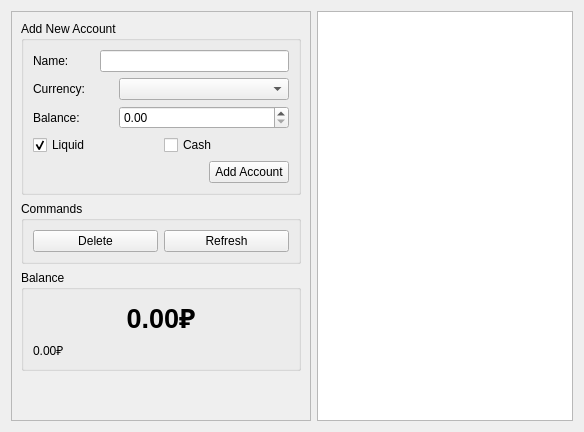
      <widget class="QWidget" name="tab_accounts">
       <attribute name="title">
        <string>Accounts</string>
       </attribute>
       <layout class="QHBoxLayout" name="horizontalLayout_accounts">
        <item>
         <widget class="QFrame" name="frame_accounts">
          <property name="minimumSize">
           <size>
            <width>300</width>
            <height>0</height>
           </size>
          </property>
          <property name="maximumSize">
           <size>
            <width>300</width>
            <height>16777215</height>
           </size>
          </property>
          <property name="frameShape">
           <enum>QFrame::StyledPanel</enum>
          </property>
          <property name="frameShadow">
           <enum>QFrame::Raised</enum>
          </property>
          <layout class="QVBoxLayout" name="verticalLayout_21">
           <item>
            <widget class="QGroupBox" name="groupBox_add_account">
             <property name="title">
              <string>Add New Account</string>
             </property>
             <layout class="QVBoxLayout" name="verticalLayout_add_account">
              <item>
               <layout class="QHBoxLayout" name="horizontalLayout_account_name">
                <item>
                 <widget class="QLabel" name="label_account_name">
                  <property name="minimumSize">
                   <size>
                    <width>61</width>
                    <height>0</height>
                   </size>
                  </property>
                  <property name="text">
                   <string>Name:</string>
                  </property>
                 </widget>
                </item>
                <item>
                 <widget class="QLineEdit" name="lineEdit_account_name">
                  <property name="minimumSize">
                   <size>
                    <width>170</width>
                    <height>0</height>
                   </size>
                  </property>
                 </widget>
                </item>
               </layout>
              </item>
              <item>
               <layout class="QHBoxLayout" name="horizontalLayout_account_currency">
                <item>
                 <widget class="QLabel" name="label_account_currency">
                  <property name="minimumSize">
                   <size>
                    <width>61</width>
                    <height>0</height>
                   </size>
                  </property>
                  <property name="text">
                   <string>Currency:</string>
                  </property>
                 </widget>
                </item>
                <item>
                 <widget class="QComboBox" name="comboBox_account_currency">
                  <property name="minimumSize">
                   <size>
                    <width>170</width>
                    <height>0</height>
                   </size>
                  </property>
                 </widget>
                </item>
               </layout>
              </item>
              <item>
               <layout class="QHBoxLayout" name="horizontalLayout_account_balance">
                <item>
                 <widget class="QLabel" name="label_account_balance">
                  <property name="minimumSize">
                   <size>
                    <width>61</width>
                    <height>0</height>
                   </size>
                  </property>
                  <property name="text">
                   <string>Balance:</string>
                  </property>
                 </widget>
                </item>
                <item>
                 <widget class="QDoubleSpinBox" name="doubleSpinBox_account_balance">
                  <property name="minimumSize">
                   <size>
                    <width>170</width>
                    <height>0</height>
                   </size>
                  </property>
                  <property name="maximum">
                   <double>999999.989999999990687</double>
                  </property>
                  <property name="value">
                   <double>0.000000000000000</double>
                  </property>
                 </widget>
                </item>
               </layout>
              </item>
              <item>
               <layout class="QHBoxLayout" name="horizontalLayout_account_flags">
                <item>
                 <widget class="QCheckBox" name="checkBox_is_liquid">
                  <property name="text">
                   <string>Liquid</string>
                  </property>
                  <property name="checked">
                   <bool>true</bool>
                  </property>
                 </widget>
                </item>
                <item>
                 <widget class="QCheckBox" name="checkBox_is_cash">
                  <property name="text">
                   <string>Cash</string>
                  </property>
                 </widget>
                </item>
               </layout>
              </item>
              <item>
               <layout class="QHBoxLayout" name="horizontalLayout_account_add">
                <item>
                 <spacer name="horizontalSpacer_account">
                  <property name="orientation">
                   <enum>Qt::Horizontal</enum>
                  </property>
                  <property name="sizeHint" stdset="0">
                   <size>
                    <width>40</width>
                    <height>20</height>
                   </size>
                  </property>
                 </spacer>
                </item>
                <item>
                 <widget class="QPushButton" name="pushButton_account_add">
                  <property name="text">
                   <string>Add Account</string>
                  </property>
                 </widget>
                </item>
               </layout>
              </item>
             </layout>
            </widget>
           </item>
           <item>
            <widget class="QGroupBox" name="groupBox_account_commands">
             <property name="title">
              <string>Commands</string>
             </property>
             <layout class="QVBoxLayout" name="verticalLayout_account_commands">
              <item>
               <layout class="QHBoxLayout" name="horizontalLayout_account_commands">
                <item>
                 <widget class="QPushButton" name="pushButton_accounts_delete">
                  <property name="text">
                   <string>Delete</string>
                  </property>
                 </widget>
                </item>
                <item>
                 <widget class="QPushButton" name="pushButton_accounts_refresh">
                  <property name="text">
                   <string>Refresh</string>
                  </property>
                 </widget>
                </item>
               </layout>
              </item>
             </layout>
            </widget>
           </item>
           <item>
            <widget class="QGroupBox" name="groupBox_balance_accounts">
             <property name="minimumSize">
              <size>
               <width>0</width>
               <height>100</height>
              </size>
             </property>
             <property name="title">
              <string>Balance</string>
             </property>
             <layout class="QVBoxLayout" name="verticalLayout_16">
              <item>
               <widget class="QLabel" name="label_balance_accounts">
                <property name="font">
                 <font>
                  <pointsize>20</pointsize>
                  <weight>75</weight>
                  <bold>true</bold>
                 </font>
                </property>
                <property name="text">
                 <string>0.00₽</string>
                </property>
                <property name="alignment">
                 <set>Qt::AlignCenter</set>
                </property>
               </widget>
              </item>
              <item>
               <widget class="QLabel" name="label_balance_account_details">
                <property name="text">
                 <string>0.00₽</string>
                </property>
               </widget>
              </item>
             </layout>
            </widget>
           </item>
           <item>
            <spacer name="verticalSpacer_accounts">
             <property name="orientation">
              <enum>Qt::Vertical</enum>
             </property>
             <property name="sizeHint" stdset="0">
              <size>
               <width>20</width>
               <height>40</height>
              </size>
             </property>
            </spacer>
           </item>
          </layout>
         </widget>
        </item>
        <item>
         <widget class="QTableView" name="tableView_accounts"/>
        </item>
       </layout>
      </widget>
